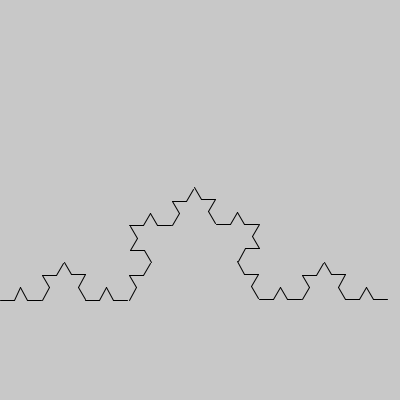
Frame 1 (no input)
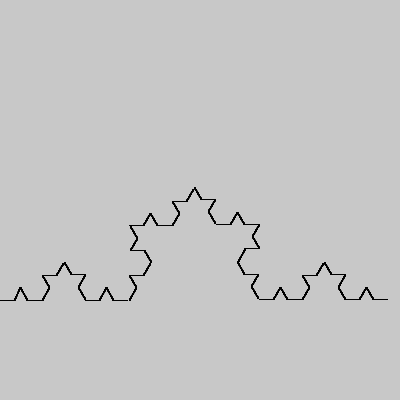
Frame 60 (the mouse pressed at the canvas centre just before this capture)
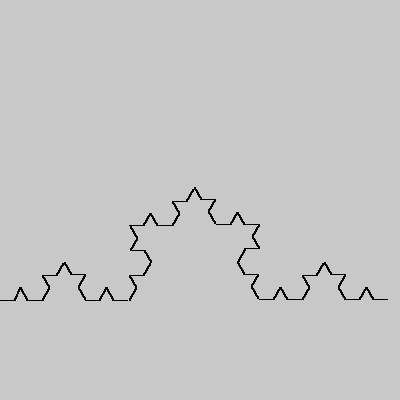
Frame 120 (the mouse held since frame 60 and released just before this capture)

The Processing sketch that drew these frames (run headless with seeded random() and noise(); from frame 60 on, the mouse is pressed at the canvas centre):

// Processing sketch: simpleKoch
// ── simpleKoch.pde
/**
 * Simple Koch fractal. It is based on the Koch curve, which appeared in a 1904 paper 
 titled "On a Continuous Curve Without Tangents, Constructible from Elementary Geometry"[3] 
 by the Swedish mathematician Helge von Koch. -https://en.wikipedia.org/wiki/Koch_snowflake
 * 
 * Change the first integer on line 14 to see different orders
 */

void setup() {
  size(400, 400);
  background(200);
}

void draw() {
  translate(0,300);
  koch(3,400);
}

void koch(int order, int size){
  /*
  draw a Koch fractal of 'order' and 'size'
  */
  if (order == 0){
    line(0,0,size,0);   // The base case is just a straight line
  }else{
    koch(order-1,size/3);  // Go 1/3 of the way
    translate(size/3,0); //move the pen
    rotate(-PI/3); //rotate the pen
    koch(order-1,size/3); 
    translate(size/3,0);
    rotate(2*PI/3);
    koch(order-1,size/3);
    translate(size/3,0);
    rotate(-PI/3);
    koch(order-1,size/3);
    translate(-2*size/3,0); //move the pen back to the end of the line
  }
  
}
